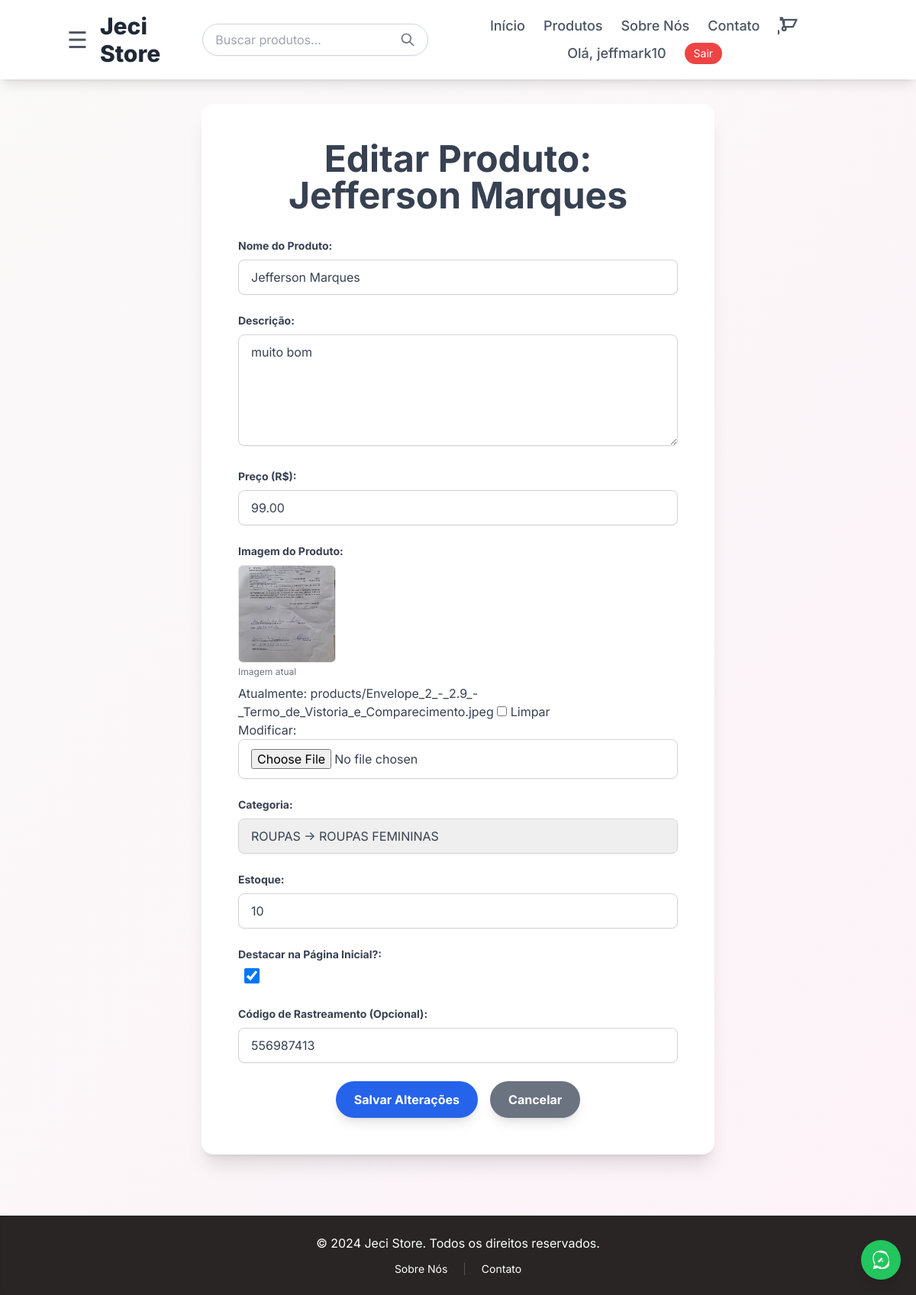
The app's page /store/vendedor/editar-produto/2/ (signed in) with its own data.
### store/models.py (models this page shows, shortened)
class Product(models.Model):
    name = models.CharField(max_length=200, verbose_name="Nome do Produto")
    description = models.TextField(verbose_name="Descrição")
    price = models.DecimalField(max_digits=10, decimal_places=2, verbose_name="Preço")
    image = models.ImageField(upload_to='products/', blank=True, null=True, verbose_name="Imagem do Produto")
    category = models.ForeignKey(
        Category,
        on_delete=models.SET_NULL,
        null=True,
        blank=True,
        related_name='products',
        verbose_name="Categoria"
    )
    seller = models.ForeignKey(
        User,
        on_delete=models.SET_NULL,
        null=True,
        blank=True,
        related_name='products_listed',
        verbose_name="Vendedor"
    )
    stock = models.PositiveIntegerField(default=0, verbose_name="Estoque")
    tracking_code = models.CharField(
        max_length=50,
        blank=True,
        null=True,
        unique=True,
        verbose_name="Código de Rastreamento"
    )
    is_featured = models.BooleanField(default=False, verbose_name="Destaque na Home")
    created_at = models.DateTimeField(auto_now_add=True, verbose_name="Criado Em")
    updated_at = models.DateTimeField(auto_now=True, verbose_name="Atualizado Em")
    class Meta:
        verbose_name_plural = "Produtos"
        ordering = ['name']

### store/views.py (the view, shortened to what this page needs)
# urls.py: path('vendedor/editar-produto/<int:pk>/', views.EditProductView.as_view(), name='edit_product'),
class EditProductView(SellerRequiredMixin, CategoryTreeMixin, UpdateView):
    model = Product
    form_class = ProductForm
    template_name = 'store/seller/seller_edit_product.html'
    success_url = reverse_lazy('store:my_products')
    def get_queryset(self):
        return Product.objects.filter(seller=self.request.user)
    def get_context_data(self, **kwargs):
        context = super().get_context_data(**kwargs)
        context['page_title'] = f'Editar: {self.object.name}'
        return context

### store/context_processors.py (called while the page is built, shortened)
def cart_items_count(request):
    cart_count = 0
    if request.user.is_authenticated:
        if hasattr(request.user, 'cart'):
            cart_count = request.user.cart.items.count()
    return {'cart_items_count': cart_count}

def store_settings(request):
    settings_obj = StoreSettings.objects.first()
    if not settings_obj:
        settings_obj = StoreSettings()  # Instância padrão caso a tabela ainda esteja vazia
    return {'store_settings': settings_obj}

### store/models.py (called while the page is built)
    def __str__(self):
        full_path = [self.name]
        k = self.parent
        while k is not None:
            full_path.append(k.name)
            k = k.parent
        return ' -> '.join(full_path[::-1])

### store/views.py (called while the page is built)
    def get_context_data(self, **kwargs):
        context = super().get_context_data(**kwargs)
        context['categories'] = Category.objects.filter(parent__isnull=True).prefetch_related('children')
        return context

    def test_func(self):
        return hasattr(self.request.user, 'profile') and self.request.user.profile.is_seller

### templates/store/seller/seller_edit_product.html (shortened to what this page needs)
{% extends 'base.html' %}
{% block content %}
    <div class="bg-white rounded-2xl shadow-xl p-8 lg:p-12 max-w-2xl mx-auto animate-fade-in">
        <h1 class="text-4xl lg:text-5xl font-bold text-gray-700 mb-8 text-center leading-tight">Editar Produto: {{ product.name }}</h1>
        <form method="post" enctype="multipart/form-data" class="space-y-6">
            {% for field in form %}
                <div class="mb-4">
                    <label for="{{ field.id_for_label }}" class="block text-gray-700 text-sm font-bold mb-2">{{ field.label }}:</label>
                    {% if field.name == 'image' and product.image %}
                        <div class="mb-2">
                            <img src="{{ product.image.url }}" alt="Imagem Atual" class="w-32 h-32 object-cover rounded-md border border-stone-200">
                            <p class="text-xs text-gray-500 mt-1">Imagem atual</p>
                        </div>
                    {% endif %}
                    {{ field }}
                </div>
            {% endfor %}
            <div class="flex items-center justify-center gap-4">
                <button type="submit" class="bg-blue-600 hover:bg-blue-700 text-white font-bold py-3 px-6 rounded-full focus:outline-none focus:shadow-outline transition duration-300 transform hover:-translate-y-1 shadow-lg">
                    Salvar Alterações
                </button>
                <a href="{% url 'store:my_products' %}" class="bg-gray-500 hover:bg-gray-600 text-white font-bold py-3 px-6 rounded-full focus:outline-none focus:shadow-outline transition duration-300 transform hover:-translate-y-1 shadow-lg">
                    Cancelar
                </a>
            </div>
        </form>
    </div>
{% endblock %}

### templates/base.html (shortened to what this page needs)
<!DOCTYPE html>
<html lang="pt-br">
<head>
    <script src="https://cdn.tailwindcss.com"></script>
</head>
<body class="bg-gradient-to-br from-stone-50 to-pink-50 flex flex-col min-h-screen text-gray-700">
    <div id="main-content-wrapper" class="flex flex-col min-h-screen transition-all duration-500 ease-in-out">
        <header class="bg-white shadow-lg p-4 sticky top-0 z-50">
            <nav class="container mx-auto flex flex-col sm:flex-row justify-between items-center">
                <div class="flex items-center mb-2 sm:mb-0">
                    <span class="text-gray-600 text-3xl cursor-pointer mr-4" onclick="openNav()">&#9776;</span>
                    <a href="{% url 'home' %}" class="text-3xl font-extrabold text-gray-800">Jeci Store</a>
                </div>
                <div class="hidden md:block flex-grow mx-4">
                    <form action="{% url 'store:product_list' %}" method="GET" class="flex items-center border border-gray-300 rounded-full px-4 py-2 shadow-sm focus-within:ring-2 focus-within:ring-pink-500">
                        <input type="text" name="q" placeholder="Buscar produtos..." class="flex-grow outline-none bg-transparent text-gray-700" value="{{ request.GET.q|default:'' }}">
                        <button type="submit" class="text-gray-500 hover:text-pink-600 ml-2">
                            <svg xmlns="http://www.w3.org/2000/svg" class="h-5 w-5" fill="none" viewBox="0 0 24 24" stroke="currentColor" stroke-width="2">
                                <path stroke-linecap="round" stroke-linejoin="round" d="M21 21l-6-6m2-5a7 7 0 11-14 0 7 7 0 0114 0z" />
                            </svg>
                        </button>
                    </form>
                </div>
                <div class="flex flex-wrap justify-center gap-x-6 gap-y-2 text-lg items-center">
                    <a href="{% url 'home' %}" class="text-gray-600 hover:text-pink-600 font-medium transition duration-200">Início</a>
                    <a href="{% url 'store:product_list' %}" class="text-gray-600 hover:text-pink-600 font-medium transition duration-200">Produtos</a>
                    <a href="{% url 'store:about' %}" class="text-gray-600 hover:text-pink-600 font-medium transition duration-200">Sobre Nós</a>
                    <a href="{% url 'store:contact' %}" class="text-gray-600 hover:text-pink-600 font-medium transition duration-200">Contato</a>
                    <a href="{% url 'store:view_cart' %}" class="relative text-gray-600 hover:text-pink-600 transition duration-200">
                        <svg xmlns="http://www.w3.org/2000/svg" class="h-7 w-7" fill="none" viewBox="0 0 24 24" stroke="currentColor" stroke-width="2">
                            <path stroke-linecap="round" stroke-linejoin="round" d="M3 3h2l.4 2M7 13h10l4-8H5.4M7 13L5.4 5H3m4 8V5m0 8a2 2 0 100 4m0-4a2 2 0 110 4m-8 0a2 2 0 100 4m0-4a2 2 0 110 4" />
                        </svg>
                    </a>
                    {% if user.is_authenticated %}
                        <a href="{% url 'store:user_profile' %}" class="text-gray-600 hover:text-pink-600 font-medium transition duration-200">Olá, {{ user.username }}</a>
                        <a href="{% url 'logout' %}" class="bg-red-500 text-white py-1 px-3 rounded-full text-sm hover:bg-red-600 transition duration-200">Sair</a>
                    {% else %}
                        <a href="{% url 'login' %}" class="text-gray-600 hover:text-pink-600 font-medium transition duration-200">Entrar</a>
                        <a href="{% url 'store:signup' %}" class="bg-pink-600 text-white py-1 px-3 rounded-full text-sm hover:bg-pink-700 transition duration-200">Registrar</a>
                    {% endif %}
                </div>
            </nav>
        </header>
        <main class="flex-grow container mx-auto p-4 md:p-8">
            {% block content %}{% endblock %}
        </main>
        <footer class="bg-stone-800 text-white p-6 mt-12 shadow-inner">
            <div class="container mx-auto text-center">
                <p class="text-sm md:text-base">&copy; 2024 Jeci Store. Todos os direitos reservados.</p>
                <div class="mt-3 text-xs md:text-sm space-x-4">
                    <a href="{% url 'store:about' %}" class="hover:text-pink-300 transition duration-200">Sobre Nós</a>
                    <span class="text-stone-600">|</span>
                    <a href="{% url 'store:contact' %}" class="hover:text-pink-300 transition duration-200">Contato</a>
                </div>
            </div>
        </footer>
    </div>
    <a href="https://wa.me/5511999999999?text=Olá,%20gostaria%20de%20saber%20mais%20sobre%20a%20Jeci%20Store!"
       target="_blank"
       class="fixed bottom-5 right-5 z-50 bg-green-500 text-white p-3 rounded-full shadow-lg flex items-center justify-center transition duration-300 transform hover:scale-110 hover:bg-green-600">
    </a>
</body>
</html>

### templates/base.html (style rules this page uses)
body { font-family: 'Inter', sans-serif; }
.animate-fade-in { animation: fadeIn 0.6s ease-out forwards; }

### records on screen
Product: name "Jefferson Marques", form "Jefferson Marques" "muito bom" "99.00" "ROUPAS -> ROUPAS FEMININAS" "10" "☑" "556987413", image (picture)

### other values on screen
{{ user.username }} "jeffmark10"
{{ field.label }} "Nome do Produto" "Descrição" "Preço (R$)" "Imagem do Produto" "Categoria" "Estoque" "Destacar na Página Inicial?" "Código de Rastreamento (Opcional)"
